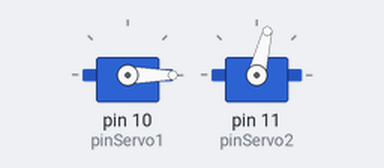
A sketch run on a simulated Arduino Uno, built with avr-gcc and run on an emulated ATmega328P. On the bench: 2 × servo. What the sketch prints to the serial monitor is not drawn.

Above: at 2.05 s.
At 4.0 s:
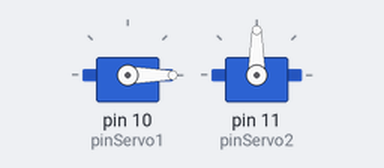
At 5.0 s:
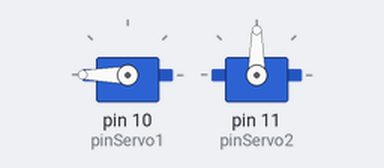
At 6.0 s:
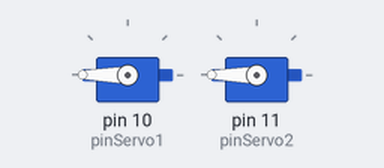
Timing chart, 0 to 7.2 s (numbered marks = the images above):
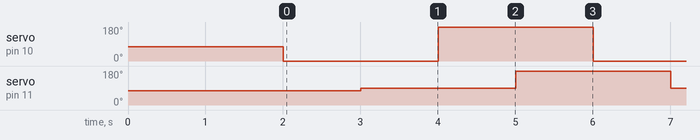

The sketch:

two-servo-control.ino
```cpp
#include <Servo.h>  // Include the servo motor library

int pinServo1 = 10;  // Servo 1 PWM pin
int pinServo2 = 11;  // Servo 2 PWM pin

Servo hServo1;  // Create a Servo object to control servo motor 1
Servo hServo2;  // Create a Servo object to control servo motor 2

int Position = 45;  // Declare the initial position

int minPos = 7;  // Minimum position
int maxPos = 160;  // Maximum position

float output1 = (maxPos - minPos) / 2;  // Initialize the output position
float output2 = (maxPos - minPos) / 2;  // Initialize the output position

void setup() {
  Serial.begin(9600);  // Initialize the serial communication with a baud rate of 9600
  hServo1.attach(pinServo1);
  hServo2.attach(pinServo2);

  // Set Servos to Center for Alignment Purpose
  Serial.println("Moving Servos to start Position");  // Display and newline
  hServo1.write(output1);  // Set servo 1 to the value of output1
  hServo2.write(output2);  // Set servo 2 to the value of output2
  delay(2000);  // Wait for 2 seconds
  Serial.println("Ready");  // Display "Ready" with newline
}

void loop() {
  hServo1.write(0);  // Set servo 1 to 0 degrees
  delay(1000);  // Wait for 1 second
  hServo2.write(90);  // Set servo 2 to 90 degrees
  delay(1000);  // Wait for 1 second
  hServo1.write(180);  // Set servo 1 to 180 degrees
  delay(1000);  // Wait for 1 second
  hServo2.write(180);  // Set servo 2 to 180 degrees
  delay(1000);  // Wait for 1 second
}
```

Measured:
- by itself, servo on pin 10 (pinServo1): alternates 180° for 2.0 s and 0° for 2.0 s
- by itself, servo on pin 11 (pinServo2): alternates 180° for 2.0 s and 90° for 2.0 s
